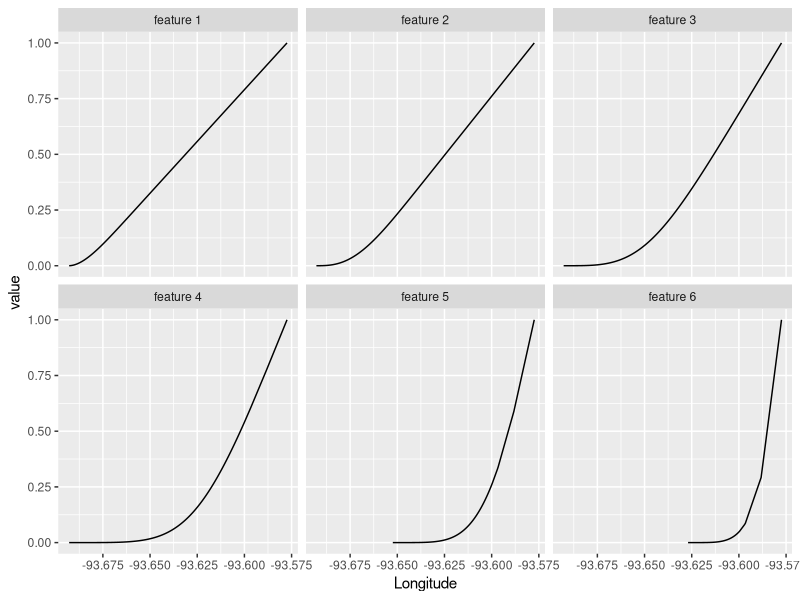

R code for this plot:
# r2py crawler metadata
# package: recipes
# source_type: rd_example
# topic: step_spline_convex.Rd
# source_file: C:\Users\bened\AppData\Local\R\win-library\4.5\recipes\help
# lines: 24

suppressPackageStartupMessages(library(recipes))
if (rlang::is_installed(c("modeldata", "ggplot2"))) (if (getRversion() >= "3.4") withAutoprint else force)({ # examplesIf
library(tidyr)
library(dplyr)

library(ggplot2)
data(ames, package = "modeldata")

spline_rec <- recipe(Sale_Price ~ Longitude, data = ames) |>
  step_spline_convex(Longitude, deg_free = 6, keep_original_cols = TRUE) |>
  prep()

tidy(spline_rec, number = 1)

# Show where each feature is active
spline_rec |>
  bake(new_data =  NULL,-Sale_Price) |>
  pivot_longer(c(starts_with("Longitude_")), names_to = "feature", values_to = "value") |>
  mutate(feature = gsub("Longitude_", "feature ", feature)) |>
  filter(value > 0) |>
  ggplot(aes(x = Longitude, y = value)) +
  geom_line() +
  facet_wrap(~ feature)
}) # examplesIf
